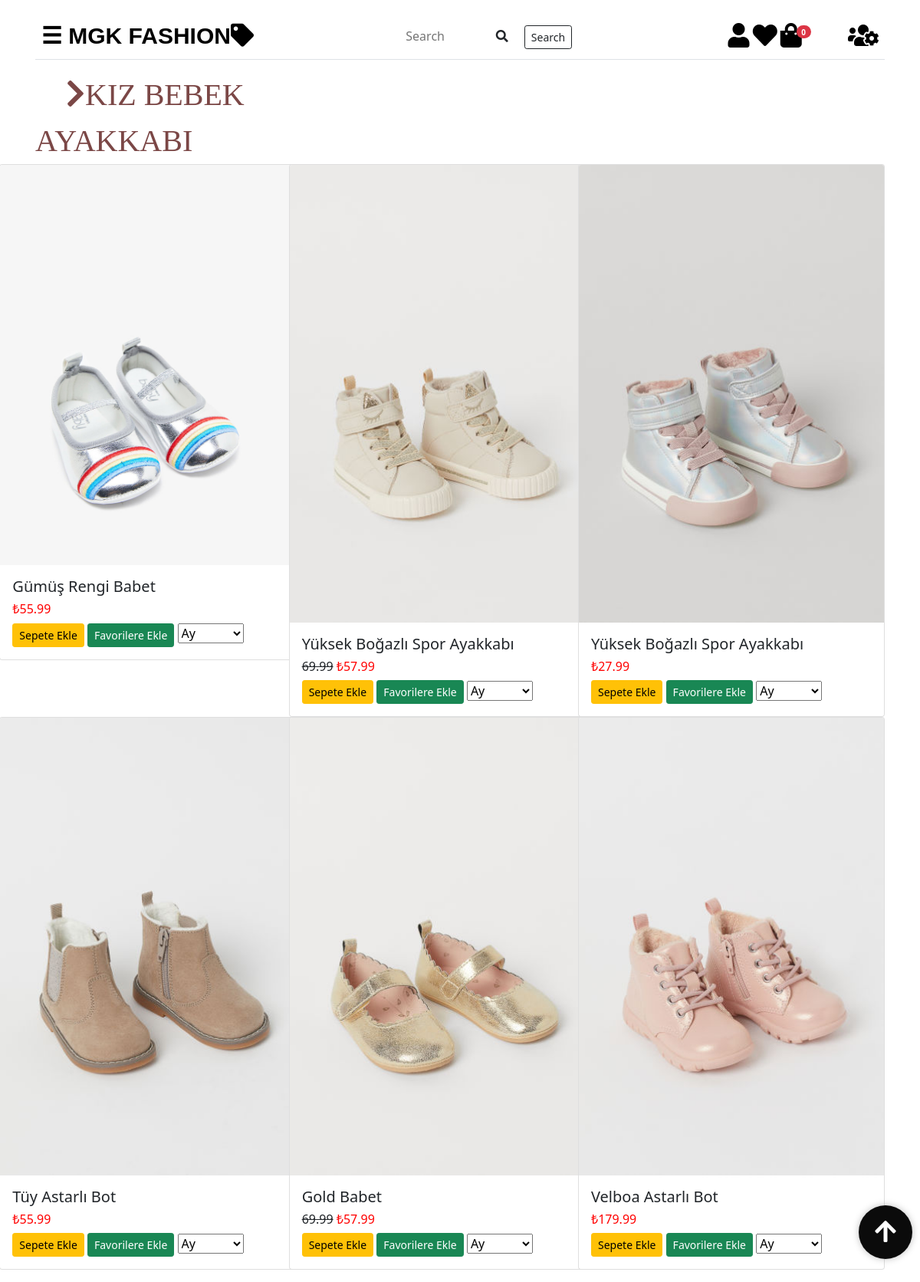
/giyimwebsitesi/kizbebekayak.php, run on the app's committed database.
### tables this page shows
CREATE TABLE IF NOT EXISTS `tblurunler` (
  `id` int(4) NOT NULL AUTO_INCREMENT,
  `urun_foto` varchar(150) NOT NULL,
  `urun_adi` varchar(100) NOT NULL,
  `renk` varchar(30) NOT NULL,
  `eski_fiyat` float DEFAULT NULL,
  `fiyat` float NOT NULL,
  `kategoriID` int(4) NOT NULL,
  `cinsiyetID` int(2) NOT NULL,
  PRIMARY KEY (`id`),
  KEY `kategoriID` (`kategoriID`),
  KEY `cinsiyetID` (`cinsiyetID`)
);

### giyimwebsitesi/kizbebekayak.php (the view, shortened to what this page needs)
 <!DOCTYPE html>
<html lang="tr">
<head>
  <link rel="stylesheet" type="text/css" href="CSS1/bootstrap.min.css">
  <link rel="stylesheet" href="CSS1/all.css">
  <link rel="stylesheet" type="text/css" href="CSS1/style.css">
  <link rel="stylesheet" type="text/css" href="CSS1/genelstyle.css">
  <link rel="stylesheet" type="text/css" href="CSS1/mainstyle.css">
</head>
<body>
  <?php include("baglantidb.php");
   ?>
  <?php $urun = $db->query("SELECT * from tblurunler Where cinsiyetID = '6' AND kategoriID = '7' ", PDO::FETCH_OBJ)->fetchAll()   ?>
<div id="main" class="container">
  <?php include("navbar.php"); ?>
      <div class="row">
      <div  class="col-md-4" id="yazi"><i class="fa fa-chevron-right"></i>KIZ BEBEK AYAKKABI</div>
      </div>
      <div class="row">
        <?php foreach ($urun as $urunler) { ?>
    <div class="col-md-4">
<div class="card" style="width: 25rem; float: right;">
  <img class="card-img-top" id="aw-zoom" src="<?php echo $urunler->urun_foto; ?>" alt="Card image cap">
  <div class="card-body">
    <h5 class="card-title"><?php echo $urunler->urun_adi; ?></h5>
    <h6><s><?php echo $urunler->eski_fiyat; ?></s> <span style="color: red;">₺<?php echo $urunler->fiyat; ?></span> </h6>
    <button urun_id="<?php echo $urunler->id; ?>" class="btn btn-warning btn-sm btn_sepeteEkle">Sepete Ekle</button>
    <?php $sorgu = $db->prepare("SELECT * FROM tblfavoriler WHERE musteriID=:id1 AND favori_urunID=:id2");
          $sorgu->execute(array(':id1'=>$_SESSION['kullanici']['id'],':id2'=>$urunler->id));
          if ($sorgu->rowCount()) {
            echo '<a href="favoriler.php?cikar='.$urunler->id.'" class="btn btn-danger btn-sm">Favorilerden Çıkar</a>';
          }else{
            echo '<a href="favoriler.php?id='.$urunler->id.'" class="btn btn-success btn-sm">Favorilere Ekle</a>';
          }
     ?>
     <select>
      <option selected>Ay</option>
    </select>
  </div>
</div>
  </div>
  <?php } ?>
    </div>
</div>
<button id="btnScrollToTop">
    <i class="fa fa-arrow-up fa-2x" style="color: white"></i>
  </button>
</body>
</html>

### giyimwebsitesi/CSS1/all.css (style rules this page uses)
.fa, .fas, .far, .fal, .fad, .fab { -moz-osx-font-smoothing: grayscale; -webkit-font-smoothing: antialiased; display: inline-block; font-style: normal; font-variant: normal; text-rendering: auto; line-height: 1; }
.fa-2x { font-size: 2em; }
.fa-arrow-up:before { content: "\f062"; }
.fa-chevron-right:before { content: "\f054"; }

### giyimwebsitesi/CSS1/genelstyle.css (style rules this page uses)
#yazi { font-size: bold; color:#7b4746 ; font-family: Agency FB; font-size: 40px; text-indent: 20px; }
#aw-zoom { position: relative; -webkit-transform: scale(1); -ms-transform: scale(1); -moz-transform: scale(1); transition: all .3s ease-in; -moz-transition: all .3s ease-in; -webkit-transition: all .3s ease-in; -ms-transition: all .3s ease-in; }
#btnScrollToTop { position: fixed; right: 10px; bottom: 30px; width: 70px; height: 70px; border-radius: 50%; background: #0b0b0b; box-shadow:0 0 10px rgba(0, 0, 0, 0.25); color: #ffffff; border: none; outline: none; cursor: pointer; }

### giyimwebsitesi/CSS1/mainstyle.css (style rules this page uses)
#yazi { font-size: bold; color:#7b4746 ; font-family: Agency FB; font-size: 40px; text-indent: 20px; }
#main { transition: margin-left .5s; padding: 16px; }
#btnScrollToTop { position: fixed; right: 10px; bottom: 30px; width: 70px; height: 70px; border-radius: 50%; background: #0b0b0b; box-shadow:0 0 10px rgba(0, 0, 0, 0.25); color: #ffffff; border: none; outline: none; cursor: pointer; }

### data on the page
tblurunler: urun_foto (picture), urun_adi "Gümüş Rengi Babet", fiyat "55.99"
tblurunler: urun_foto (picture), urun_adi "Yüksek Boğazlı Spor Ayakkabı", eski_fiyat "69.99", fiyat "57.99"
tblurunler: urun_foto (picture), urun_adi "Yüksek Boğazlı Spor Ayakkabı", fiyat "27.99"
tblurunler: urun_foto (picture), urun_adi "Tüy Astarlı Bot", fiyat "55.99"
tblurunler: urun_foto (picture), urun_adi "Gold Babet", eski_fiyat "69.99", fiyat "57.99"
tblurunler: urun_foto (picture), urun_adi "Velboa Astarlı Bot", fiyat "179.99"

### other printed values
$toplam_adet "0"
